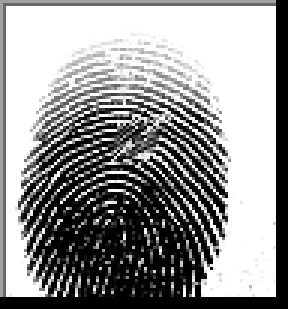
#> input picture media/images/1__M_Left_little_finger_Zcut.BMP, 96 x 103 px (shown 3 times larger); its folder holds only this picture in this run
$ python -i main.py   (imports and definitions only)
#> lines starting #> are read from the running program, lines starting #| are printed output that depends on the picture
import cv2
import os

def checkUser(source_image_path):
#> called with source_image_path = 'images/1__M_Left_little_finger_Zcut.BMP'
    source_image = cv2.imread(source_image_path)
#> source_image is the input picture: shape (103, 96, 3); min 0, max 255, mean 148.7
    score = 0
    file_name = None
    image = None
    kp1, kp2, mp = None, None, None

    for file in os.listdir("./media/images/"):
        target_image = cv2.imread("./media/images/" + file)

        sift = cv2.SIFT.create()
        kp1, des1 = sift.detectAndCompute(source_image, None)
#> kp1 = 46 keypoints; strongest (x, y, size): (68, 98, 1.9), (67, 91, 2.3), (8, 95, 6.5), (48, 52, 2.2)
        kp2, des2 = sift.detectAndCompute(target_image, None)
#> kp2 has the same summary as kp1
        matches = cv2.FlannBasedMatcher(dict(algorithm=1, trees=10),dict()).knnMatch(des1, des2, k=2)
#> matches = 46 matches
        # точки які знаходяться на однаковій відстані
        mp = []
        for p, q in matches:
            if p.distance < 0.1 * q.distance:
                mp.append(p)
#> this loop made 46 passes
#> after the loop, mp = 46 matches
        keypoints = 0
        if len(kp1) <= len(kp2):
            keypoints = len(kp1)
#> keypoints = 46
        else:
            keypoints = len(kp2)

        if len(mp) / keypoints * 100 > score:
            score = len(mp) / keypoints * 100
#> score = 100
            file_name = file
            image = cv2.drawMatches(source_image, kp1, target_image, kp2, mp, None)
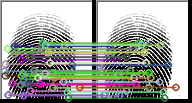
#> image: shape (103, 192, 3); mean B, G, R 154.3, 159.1, 157
            image = cv2.resize(image, None, fx=2.5, fy=2.5)
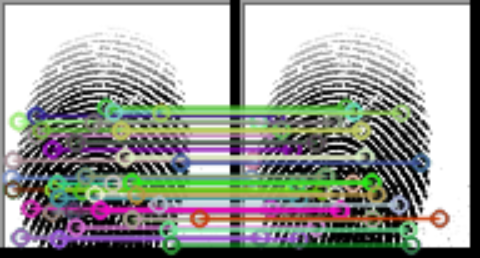
#> image: shape (258, 480, 3); mean B, G, R 153.9, 158.7, 156.6
            cv2.imwrite( './media/check_img.BMP', image)

    return score, file_name

>>> result = checkUser('images/1__M_Left_little_finger_Zcut.BMP')
#> result = (100, '1__M_Left_little_finger_Zcut.BMP')

$ run again, on media/images/1__M_Right_middle_finger_CR.BMP
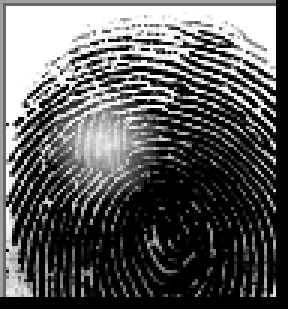
#> input picture media/images/1__M_Right_middle_finger_CR.BMP, 96 x 103 px (shown 3 times larger)
#> in checkUser, source_image is the input picture: shape (103, 96, 3); min 0, max 255, mean 92.5
#> kp1 = 50 keypoints; strongest (x, y, size): (6, 96, 4.9), (90, 22, 2.8), (3, 74, 2.4), (3, 98, 2)
#> kp2 has the same summary as kp1
#> matches = 50 matches
#> the loop in checkUser, `for p, q in matches:` made 50 passes
#> keypoints = 50
#> score = 100
#> in checkUser, `image = cv2.drawMatches(source_image, kp1, target_image, kp2, mp, None)`:
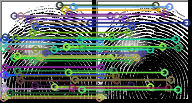
#> image: shape (103, 192, 3); mean B, G, R 98.3, 105.8, 94.5
#> in checkUser, `image = cv2.resize(image, None, fx=2.5, fy=2.5)`:
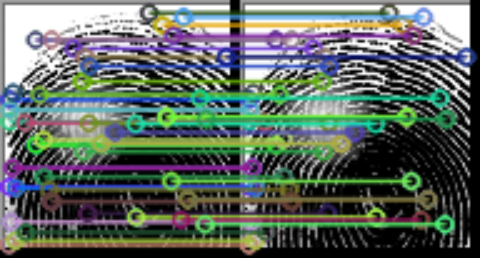
#> image: shape (258, 480, 3); mean B, G, R 98.1, 105.5, 94.2
#> result = (100, '1__M_Right_middle_finger_CR.BMP')
